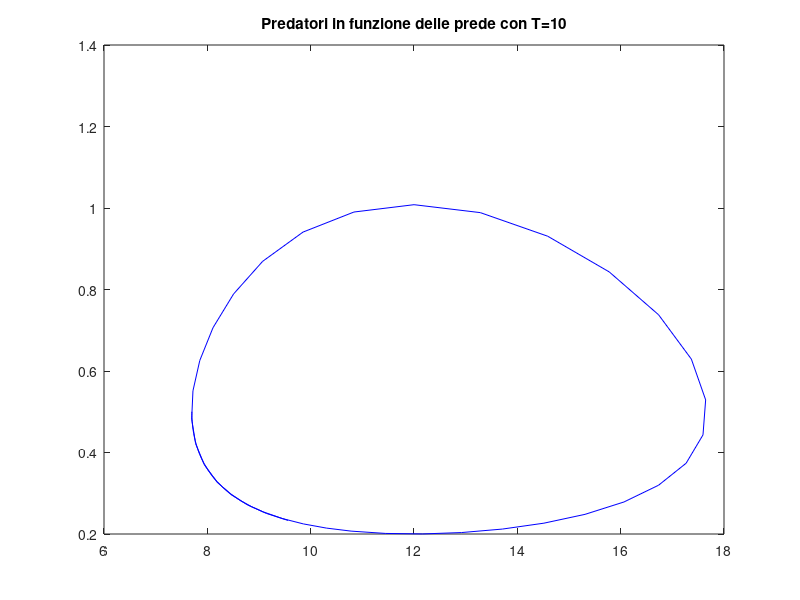
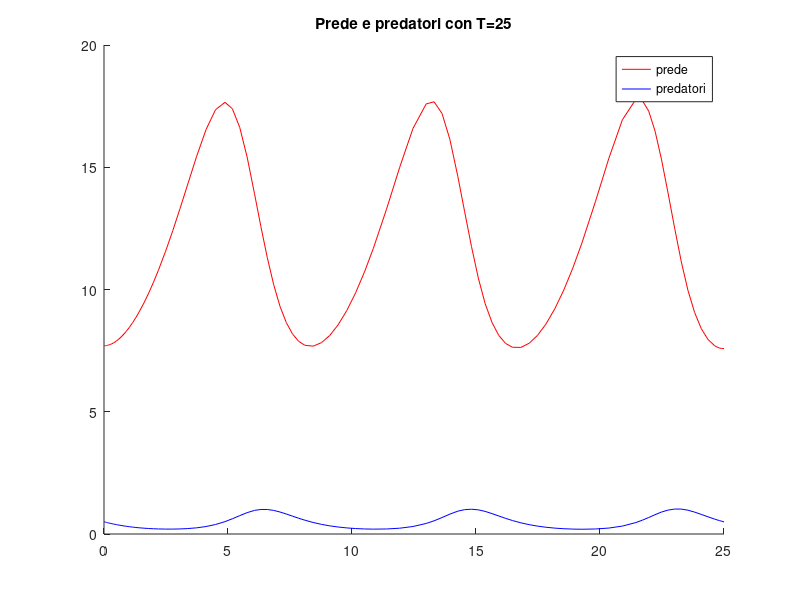

MATLAB code for these plots, in order:
f=@(t, y) [0.405*y(1)-0.81*y(1)*y(2); -1.5*y(2)+0.125*y(1)*y(2)];
[t, u]= ode45(f, [0, 10], [7.7; 0.5]);
plot(u(:,1), u(:,2), 'b');
title('Predatori in funzione delle prede con T=10');

figure
hold on
[t, u]= ode45(f, [0, 25], [7.7; 0.5]);
plot(t, u(:,1), 'r');
plot(t, u(:,2), 'b');
legend('prede', 'predatori');
title('Prede e predatori con T=25');
